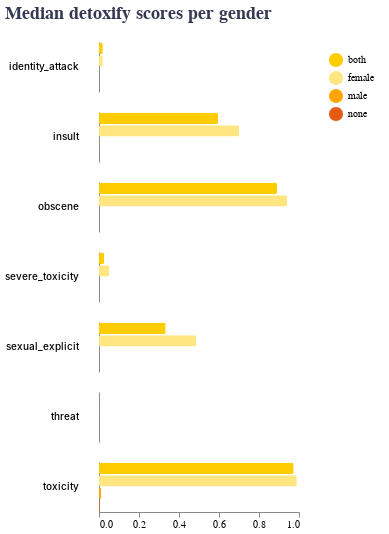

The notebook cell this image was saved under:
### Code cell
source = pd.read_csv('data/viz/detox_gender.csv')

alt.Chart(source.round(3)).mark_bar(cornerRadius=1.5).encode(
    alt.Y('gender:N', title=None, axis=alt.Axis(labels=False, ticks=False)),
    alt.X('median_score', title=None, axis=alt.Axis(grid=False)),
    alt.Row('score_type', 
            title=None, 
            header=alt.Header(
                            labelAngle=0,
                            labelAlign='left',
                            labelPadding=20,
                            labelFontWeight=500
                            )),
    alt.Color('gender:N', title=None, 
                scale=alt.Scale(range=[Orange, Yellow, brightorange, redorange]),
                legend=alt.Legend( 
                    symbolType='circle', 
                    symbolSize=200)
                ),
    tooltip=[alt.Tooltip('median_score', title='median score'),
            alt.Tooltip('gender')]
).properties(height=50, width=200, title="Median detoxify scores per gender"
).configure_view(stroke=None
).configure_title(
    fontSize=18,
    font='Nunito',
    anchor='start',
    dy=-15,
    color=grey3
).configure_legend(
    padding=10,
    cornerRadius=10,
    labelFont='Nunito',
    titleFont='Nunito Light'
)

### Figure 1 — Vega-Lite specification as saved in the notebook (floating-point values rounded to 4 significant figures)
{"config": {"view": {"continuousWidth": 400, "continuousHeight": 300, "stroke": null}, "legend": {"cornerRadius": 10, "labelFont": "Nunito", "padding": 10, "titleFont": "Nunito Light"}, "title": {"anchor": "start", "color": "#343852", "dy": -15, "font": "Nunito", "fontSize": 18}}, "data": {"name": "data-3bbf5d93e202aa2586dfc97b625b6198"}, "mark": {"type": "bar", "cornerRadius": 1.5}, "encoding": {"color": {"field": "gender", "legend": {"symbolSize": 200, "symbolType": "circle"}, "scale": {"range": ["#FFCC00", "#FFE680", "#ffa500", "#E55B13"]}, "title": null, "type": "nominal"}, "row": {"field": "score_type", "header": {"labelAlign": "left", "labelAngle": 0, "labelFontWeight": 500, "labelPadding": 20}, "title": null, "type": "nominal"}, "tooltip": [{"field": "median_score", "title": "median score", "type": "quantitative"}, {"field": "gender", "type": "nominal"}], "x": {"axis": {"grid": false}, "field": "median_score", "title": null, "type": "quantitative"}, "y": {"axis": {"labels": false, "ticks": false}, "field": "gender", "title": null, "type": "nominal"}}, "height": 50, "title": "Median detoxify scores per gender", "width": 200, "$schema": "https://vega.github.io/schema/vega-lite/v4.17.0.json", "datasets": {"data-3bbf5d93e202aa2586dfc97b625b6198": [{"gender": "both", "score_type": "toxicity", "median_score": 0.973}, {"gender": "female", "score_type": "toxicity", "median_score": 0.989}, {"gender": "male", "score_type": "toxicity", "median_score": 0.011}, {"gender": "none", "score_type": "toxicity", "median_score": 0.004}, {"gender": "both", "score_type": "severe_toxicity", "median_score": 0.026}, {"gender": "female", "score_type": "severe_toxicity", "median_score": 0.052}, {"gender": "male", "score_type": "severe_toxicity", "median_score": 0.0}, {"gender": "none", "score_type": "severe_toxicity", "median_score": 0.0}, {"gender": "both", "score_type": "obscene", "median_score": 0.89}, {"gender": "female", "score_type": "obscene", "median_score": 0.94}, {"gender": "male", "score_type": "obscene", "median_score": 0.001}, {"gender": "none", "score_type": "obscene", "median_score": 0.0}, {"gender": "both", "score_type": "identity_attack", "median_score": 0.019}, {"gender": "female", "score_type": "identity_attack", "median_score": 0.019}, {"gender": "male", "score_type": "identity_attack", "median_score": 0.001}, {"gender": "none", "score_type": "identity_attack", "median_score": 0.0}, {"gender": "both", "score_type": "insult", "median_score": 0.595}, {"gender": "female", "score_type": "insult", "median_score": 0.7}, {"gender": "male", "score_type": "insult", "median_score": 0.002}, {"gender": "none", "score_type": "insult", "median_score": 0.001}, {"gender": "both", "score_type": "threat", "median_score": 0.001}, {"gender": "female", "score_type": "threat", "median_score": 0.001}, {"gender": "male", "score_type": "threat", "median_score": 0.0}, {"gender": "none", "score_type": "threat", "median_score": 0.0}, {"gender": "both", "score_type": "sexual_explicit", "median_score": 0.333}, {"gender": "female", "score_type": "sexual_explicit", "median_score": 0.485}, {"gender": "male", "score_type": "sexual_explicit", "median_score": 0.0}, {"gender": "none", "score_type": "sexual_explicit", "median_score": 0.0}]}}
